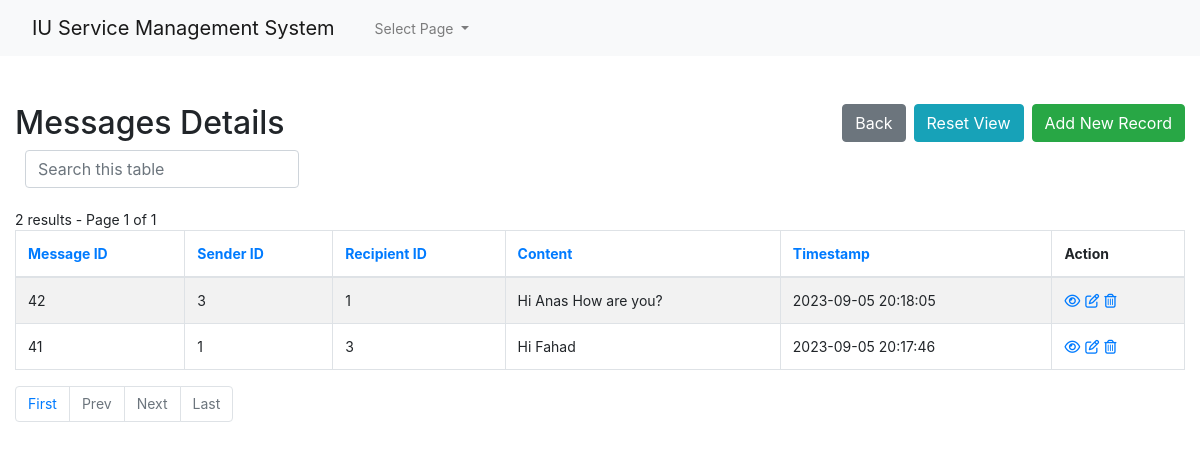
The page /admin1/core/app/messages-index.php (signed in) on the database as committed earlier.
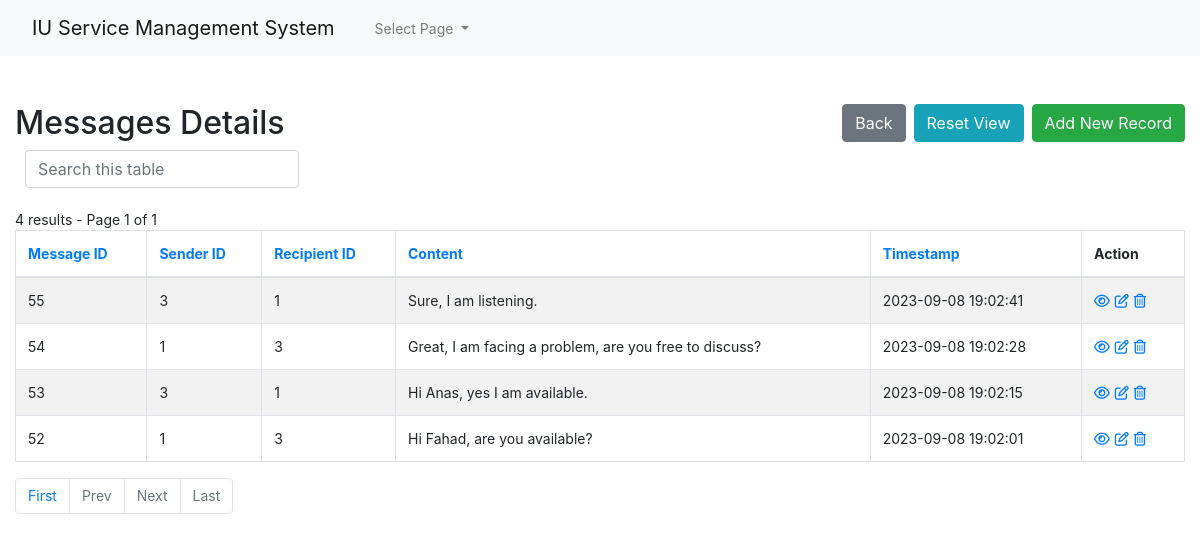
The same page on the database as committed later.
### tables this page shows
CREATE TABLE `messages` (
  `id` bigint(20) UNSIGNED NOT NULL,
  `sender_id` int(11) NOT NULL,
  `recipient_id` int(11) NOT NULL,
  `content` text NOT NULL,
  `timestamp` timestamp NOT NULL DEFAULT current_timestamp()
);

### admin1/core/app/config.php (called while the page is built, shortened)
<?php
$no_of_records_per_page = 10;
?>

### admin1/core/app/messages-index.php (the view, shortened to what the changed rows need)
<!DOCTYPE html>
<html lang="en">
<head>
    <link rel="stylesheet" href="https://stackpath.bootstrapcdn.com/bootstrap/4.5.0/css/bootstrap.min.css">
</head>
<body>
    <section class="pt-5">
        <div class="container-fluid">
            <div class="row">
                <div class="col-md-12">
                    <div class="page-header clearfix">
                        <h2 class="float-left">Messages Details</h2>
                    </div>
                    <div class="form-row">
                    </div>
                    <br>
                    <?php
                    require_once "config.php";
                    $domain   = $_SERVER['HTTP_HOST'];
                    $script   = $_SERVER['SCRIPT_NAME'];
                    $parameters   = $_GET ? $_SERVER['QUERY_STRING'] : "" ;
                    $protocol=($_SERVER['HTTPS'] == "on" ? "https" : "http");
                    $currenturl = $protocol . '://' . $domain. $script . '?' . $parameters;
                    if (isset($_GET['pageno'])) {
                        $pageno = $_GET['pageno'];
                    } else {
                        $pageno = 1;
                    }
                    $offset = ($pageno-1) * $no_of_records_per_page;
                    $total_pages_sql = "SELECT COUNT(*) FROM messages";
                    $result = mysqli_query($link,$total_pages_sql);
                    $total_rows = mysqli_fetch_array($result)[0];
                    $total_pages = ceil($total_rows / $no_of_records_per_page);
                    $order = 'id';
                    $sortBy = array('asc', 'desc'); $sort = 'desc';
                    $sql = "SELECT * FROM messages ORDER BY $order $sort LIMIT $offset, $no_of_records_per_page";
                    $count_pages = "SELECT * FROM messages";
                    if(!empty($_GET['search'])) {
                        $search = ($_GET['search']);
                        $sql = "SELECT * FROM messages
                            WHERE CONCAT_WS (id,sender_id,recipient_id,content,timestamp)
                            LIKE '%$search%'
                            ORDER BY $order $sort
                            LIMIT $offset, $no_of_records_per_page";
                        $count_pages = "SELECT * FROM messages
                            WHERE CONCAT_WS (id,sender_id,recipient_id,content,timestamp)
                            LIKE '%$search%'
                            ORDER BY $order $sort";
                    }
                    else {
                        $search = "";
                    }
                    if($result = mysqli_query($link, $sql)){
                        if(mysqli_num_rows($result) > 0){
                            if ($result_count = mysqli_query($link, $count_pages)) {
                               $total_pages = ceil(mysqli_num_rows($result_count) / $no_of_records_per_page);
                           }
                            $number_of_results = mysqli_num_rows($result_count);
                            echo " " . $number_of_results . " results - Page " . $pageno . " of " . $total_pages;
                            echo "<table class='table table-bordered table-striped'>";
                                echo "<thead>";
                                    echo "<tr>";
                                        echo "<th><a href=?search=$search&sort=&order=id&sort=$sort>Message ID</th>";
										echo "<th><a href=?search=$search&sort=&order=sender_id&sort=$sort>Sender ID</th>";
										echo "<th><a href=?search=$search&sort=&order=recipient_id&sort=$sort>Recipient ID</th>";
										echo "<th><a href=?search=$search&sort=&order=content&sort=$sort>Content</th>";
										echo "<th><a href=?search=$search&sort=&order=timestamp&sort=$sort>Timestamp</th>";
                                        echo "<th>Action</th>";
                                    echo "</tr>";
                                echo "</thead>";
                                echo "<tbody>";
                                while($row = mysqli_fetch_array($result)){
                                    echo "<tr>";
                                    echo "<td>" . htmlspecialchars($row['id']) . "</td>";echo "<td>" . htmlspecialchars($row['sender_id']) . "</td>";echo "<td>" . htmlspecialchars($row['recipient_id']) . "</td>";echo "<td>" . htmlspecialchars($row['content']) . "</td>";echo "<td>" . htmlspecialchars($row['timestamp']) . "</td>";
                                        echo "<td>";
                                            echo "<a href='messages-read.php?id=". $row['id'] ."' title='View Record' data-toggle='tooltip'><i class='far fa-eye'></i></a>";
                                            echo "<a href='messages-update.php?id=". $row['id'] ."' title='Update Record' data-toggle='tooltip'><i class='far fa-edit'></i></a>";
                                            echo "<a href='messages-delete.php?id=". $row['id'] ."' title='Delete Record' data-toggle='tooltip'><i class='far fa-trash-alt'></i></a>";
                                        echo "</td>";
                                    echo "</tr>";
                                }
                                echo "</tbody>";
                            echo "</table>";
?>
                                <ul class="pagination" align-right>
                                <?php
                                    $new_url = preg_replace('/&?pageno=[^&]*/', '', $currenturl);
                                 ?>
                                    <li class="page-item"><a class="page-link" href="<?php echo $new_url .'&pageno=1' ?>">First</a></li>
                                    <li class="page-item <?php if($pageno <= 1){ echo 'disabled'; } ?>">
                                        <a class="page-link" href="<?php if($pageno <= 1){ echo '#'; } else { echo $new_url ."&pageno=".($pageno - 1); } ?>">Prev</a>
                                    </li>
                                    <li class="page-item <?php if($pageno >= $total_pages){ echo 'disabled'; } ?>">
                                        <a class="page-link" href="<?php if($pageno >= $total_pages){ echo '#'; } else { echo $new_url . "&pageno=".($pageno + 1); } ?>">Next</a>
                                    </li>
                                    <li class="page-item <?php if($pageno >= $total_pages){ echo 'disabled'; } ?>">
                                        <a class="page-item"><a class="page-link" href="<?php echo $new_url .'&pageno=' . $total_pages; ?>">Last</a>
                                    </li>
                                </ul>
<?php
                        } else{
                            echo "<p class='lead'><em>No records were found.</em></p>";
                        }
                    } else{
                        echo "ERROR: Could not able to execute $sql. " . mysqli_error($link);
                    }
                    ?>
                </div>
            </div>
        </div>
    </section>
</body>
</html>

Rows that differ between the two databases and show on the page:
removed messages: id "42", sender "3", recipient "1", content "Hi Anas How are you?", timestamp "2023-09-05 20:18:05"
removed messages: id "41", sender "1", recipient "3", content "Hi Fahad", timestamp "2023-09-05 20:17:46"
added messages: id "55", sender "3", recipient "1", content "Sure, I am listening.", timestamp "2023-09-08 19:02:41"
added messages: id "54", sender "1", recipient "3", content "Great, I am facing a problem, are you free to discuss?", timestamp "2023-09-08 19:02:28"
added messages: id "53", sender "3", recipient "1", content "Hi Anas, yes I am available.", timestamp "2023-09-08 19:02:15"
added messages: id "52", sender "1", recipient "3", content "Hi Fahad, are you available?", timestamp "2023-09-08 19:02:01"
Other text that changed with them:
$number_of_results: "2" → "4"
